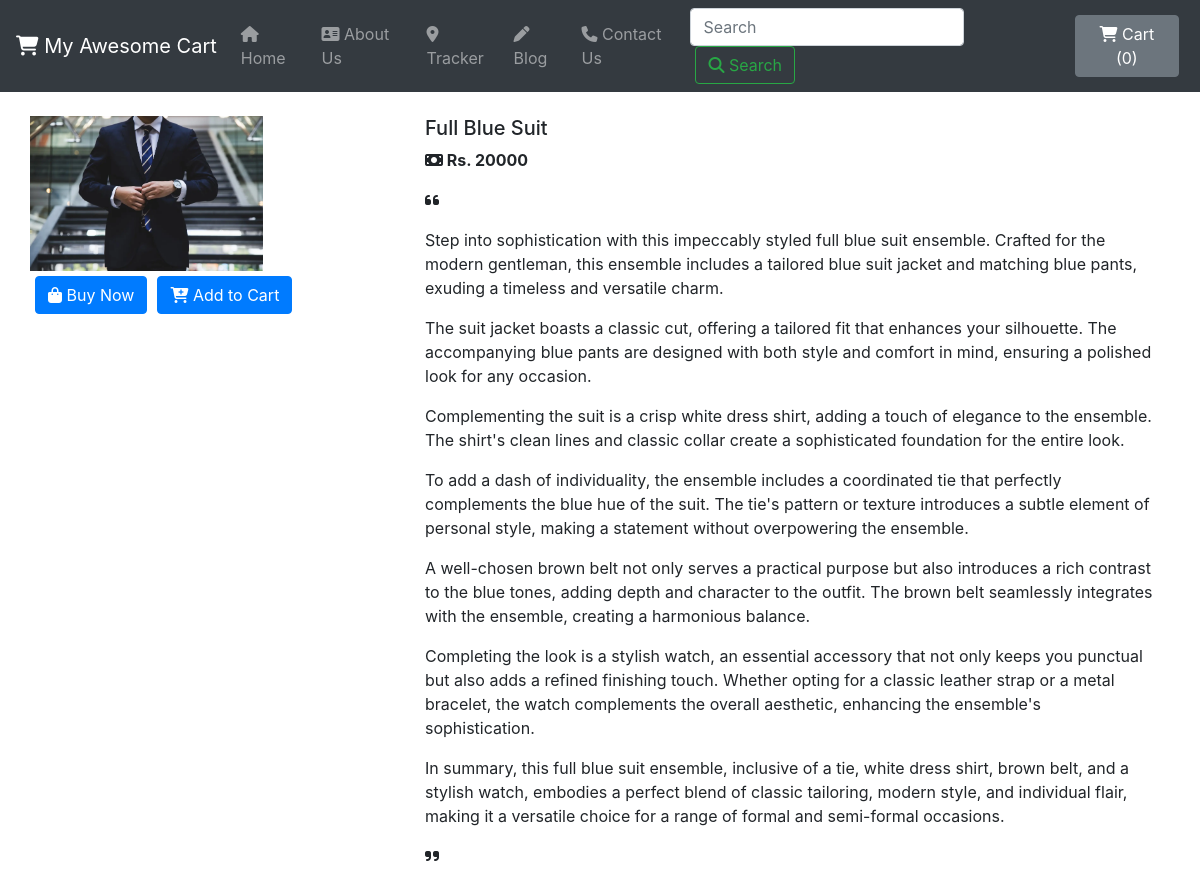
/shop/products/19, run on the app's committed database.
### shop/models.py (models this page shows, shortened)
class Product(models.Model):
    product_id = models.AutoField
    product_name = models.CharField(max_length=26)
    category = models.CharField(max_length=50, default="")
    subcategory = models.CharField(max_length=50, default="")
    price = models.IntegerField(default=0)
    desc = models.TextField(max_length=4000, default="No description Provided.")
    pub_date = models.DateField()
    image = models.ImageField(upload_to="shop/images", default="")

### shop/views.py (the view)
# urls.py: path('products/<int:myid>', views.productView, name="ProductView"),
def productView(request, myid):
    product = Product.objects.filter(id=myid)
    return render(request, "shop/prodview.html", {'product': product[0]})

### shop/templates/shop/prodview.html (shortened to what this page needs)
{% extends 'shop/basic.html' %}
{% block body %}
<div class="container my-4">
    <div class="row">
        <div class="col-md-4">
            <div class="row">
        <img src="/media/{{ product.image }}" width="233px" >
            </div>
                <div class="row">
                    <button class="btn btn-primary"><i class="fas fa-shopping-bag"></i> Buy Now</button>
                    <button class="btn btn-primary"><i class="fa-solid fa-cart-plus"></i> Add to Cart</button>
                </div>
        </div>
            <div class="col-md-8">
        <h5>{{ product.product_name }}</h5>
        <p><strong><i class="fa-solid fa-money-bill"></i> Rs. {{ product.price }}</strong></p>
        <p><i class="fa-solid fa-quote-left"></i> {{ product.desc|linebreaks }}<i class="fa-solid fa-quote-right"></i></p>
            </div>
    </div>
</div>
{% endblock %}

### shop/templates/shop/basic.html (style rules this page uses)
.btn, .btn-secondary { margin: 5px; }

### data on the page
Product: image (picture), product_name "Full Blue Suit", price "20000", desc "Step into sophistication with this impeccably styled full blue suit ensemble. Crafted for the modern gentleman, this ensemble includes a tailored blue suit jacket and matching blue pants, exuding a timeless and versatile charm. The suit jacket boasts a classic cut, offering a tailored fit that enhances your silhouette. The accompanying blue pants are designed with both style and comfort in mind, ensuring a polished look for any occasion. Complementing the suit is a crisp white dress shirt, adding a touch of elegance to the ensemble. The shirt's clean lines and classic collar create a sophisticated foundation for the entire look. To add a dash of individuality, the ensemble includes a…"
